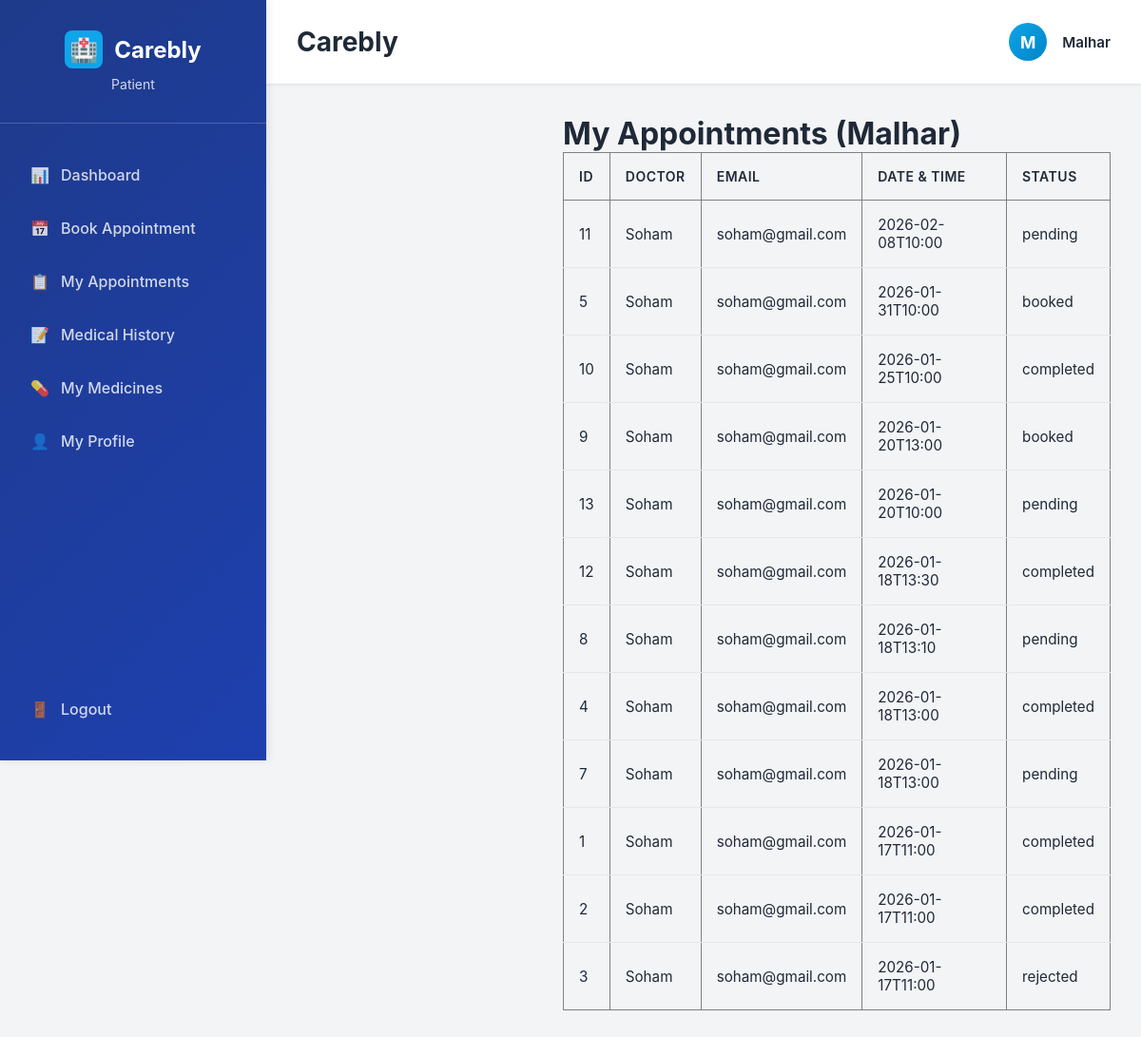
/appointments/patient (signed in), run on the app's committed database.
### tables this page shows
CREATE TABLE appointments (
    id         INTEGER PRIMARY KEY AUTOINCREMENT,
    doctor_id  INTEGER NOT NULL,
    patient_id INTEGER NOT NULL,
    date_time  TEXT NOT NULL,
    status     TEXT NOT NULL,   -- 'pending','booked','completed','rejected'
    FOREIGN KEY (doctor_id) REFERENCES users(id),
    FOREIGN KEY (patient_id) REFERENCES users(id)
);

CREATE TABLE users (
    id            INTEGER PRIMARY KEY AUTOINCREMENT,
    role          TEXT NOT NULL,              -- 'patient','doctor','admin'
    name          TEXT NOT NULL,
    email         TEXT NOT NULL UNIQUE,
    password      TEXT NOT NULL,
    status        TEXT NOT NULL DEFAULT 'active',
    age           INTEGER,
    gender        TEXT,
    blood_group   TEXT
);

### app.py (the view)
@app.route("/appointments/patient")
def patient_appointments():
    if "user_id" not in session or session["role"] != "patient":
        return redirect(url_for("login"))
    db = get_db()
    appts = db.execute(
        """
        SELECT a.id, a.date_time, a.status,
               u.name AS doctor_name, u.email AS doctor_email
        FROM appointments a
        JOIN users u ON a.doctor_id = u.id
        WHERE a.patient_id = ?
        ORDER BY a.date_time DESC
        """,
        (session["user_id"],),
    ).fetchall()
    return render_template(
        "patient_appointments.html",
        name=session["name"],
        appointments=appts,
    )

### app.py (called while the page is built)
def get_db():
    if "db" not in g:
        g.db = sqlite3.connect(DATABASE)
        g.db.row_factory = sqlite3.Row
    return g.db

### templates/patient_appointments.html
{% extends "base.html" %}
{% block content %}
<div class="main-content">
  <h1>My Appointments ({{ name }})</h1>
  {% if appointments %}
    <table border="1" cellpadding="6" cellspacing="0">
      <tr>
        <th>ID</th>
        <th>Doctor</th>
        <th>Email</th>
        <th>Date & Time</th>
        <th>Status</th>
      </tr>
      {% for a in appointments %}
        <tr>
          <td>{{ a.id }}</td>
          <td>{{ a.doctor_name }}</td>
          <td>{{ a.doctor_email }}</td>
          <td>{{ a.date_time }}</td>
          <td>{{ a.status }}</td>
        </tr>
      {% endfor %}
    </table>
  {% else %}
    <p>No appointments yet.</p>
  {% endif %}
</div>
{% endblock %}

### templates/base.html (shortened to what this page needs)
<!DOCTYPE html>
<html lang="en">
<head>
</head>
<body>
    <div class="container-main">
        <aside class="sidebar">
            <div class="sidebar-brand">
                <h1>
                    <div class="sidebar-brand-icon">🏥</div>
                    Carebly
                </h1>
                <p class="sidebar-role">
                    {% if session.get('role') == 'patient' %}Patient
                    {% elif session.get('role') == 'doctor' %}Doctor
                    {% elif session.get('role') == 'admin' %}Administrator
                    {% endif %}
                </p>
            </div>
            <ul class="sidebar-menu">
                {% if session.get('role') == 'patient' %}
                    <li><a href="{{ url_for('dashboard') }}" class="{% if request.endpoint == 'dashboard' %}active{% endif %}">
                        <span class="sidebar-menu-icon">📊</span> Dashboard
                    </a></li>
                    <li><a href="{{ url_for('book_appointment') }}">
                        <span class="sidebar-menu-icon">📅</span> Book Appointment
                    </a></li>
                    <li><a href="{{ url_for('patient_appointments') }}">
                        <span class="sidebar-menu-icon">📋</span> My Appointments
                    </a></li>
                    <li><a href="{{ url_for('patient_history') }}">
                        <span class="sidebar-menu-icon">📝</span> Medical History
                    </a></li>
                    <li><a href="{{ url_for('patient_medicines') }}">
                        <span class="sidebar-menu-icon">💊</span> My Medicines
                    </a></li>
                    <li><a href="">
                        <span class="sidebar-menu-icon">👤</span> My Profile
                    </a></li>
                {% endif %}
            </ul>
            <div class="sidebar-footer">
                <a href="{{ url_for('logout') }}">
                    <span class="sidebar-menu-icon">🚪</span> Logout
                </a>
            </div>
        </aside>
        <div class="main-content">
            <header class="header">
                <div class="header-title">{% block header_title %}Carebly{% endblock %}</div>
                <div class="header-user">
                    <div class="user-avatar">{{ session.get('name', 'U')[0].upper() }}</div>
                    <div class="user-name">{{ session.get('name', 'User') }}</div>
                </div>
            </header>
            <div class="content">
                {% block content %}{% endblock %}
            </div>
        </div>
    </div>
</body>
</html>

### templates/base.html (style rules this page uses)
* { margin: 0; padding: 0; box-sizing: border-box; }
:root { --primary-color: #0EA5E9; --primary-dark: #0284C7; --secondary-color: #1E40AF; --success-color: #10B981; --warning-color: #F59E0B; --danger-color: #EF4444; --light-gray: #F3F4F6; --border-gray: #E5E7EB; --text-dark: #1F2937; --text-light: #6B7280; --white: #FFFFFF; --sidebar-bg: #1E3A8A; --sidebar-hover: #1E40AF; }
body { font-family: -apple-system, BlinkMacSystemFont, 'Segoe UI', 'Roboto', 'Oxygen', 'Ubuntu', 'Cantarell', 'Fira Sans', 'Droid Sans', 'Helvetica Neue', sans-serif; background-color: var(--light-gray); color: var(--text-dark); }
.container-main { display: flex; min-height: 100vh; }
.sidebar { width: 280px; background: linear-gradient(135deg, var(--sidebar-bg) 0%, var(--secondary-color) 100%); color: var(--white); padding: 2rem 0; position: fixed; height: 100vh; overflow-y: auto; box-shadow: 2px 0 8px rgba(0, 0, 0, 0.1); }
.sidebar-brand { padding: 0 2rem 2rem; border-bottom: 1px solid rgba(255, 255, 255, 0.2); margin-bottom: 2rem; text-align: center; }
.sidebar-brand h1 { font-size: 1.5rem; font-weight: 700; display: flex; align-items: center; justify-content: center; gap: 0.75rem; }
.sidebar-brand-icon { width: 40px; height: 40px; background-color: var(--primary-color); border-radius: 8px; display: flex; align-items: center; justify-content: center; font-size: 1.5rem; }
.sidebar-role { font-size: 0.875rem; opacity: 0.8; margin-top: 0.5rem; }
.sidebar-menu { list-style: none; padding: 0 1rem; margin-bottom: 5rem; }
.sidebar-menu li { margin-bottom: 0.75rem; }
.sidebar-menu a { display: flex; align-items: center; gap: 0.75rem; padding: 0.75rem 1rem; color: rgba(255, 255, 255, 0.8); text-decoration: none; border-radius: 6px; transition: all 0.3s ease; font-weight: 500; }
.sidebar-menu-icon { width: 20px; height: 20px; display: flex; align-items: center; justify-content: center; }
.sidebar-footer { position: absolute; bottom: 2rem; width: 100%; padding: 0 1rem; }
.sidebar-footer a { display: flex; align-items: center; gap: 0.75rem; padding: 0.75rem 1rem; color: rgba(255, 255, 255, 0.8); text-decoration: none; border-radius: 6px; transition: all 0.3s ease; font-weight: 500; }
.main-content { margin-left: 280px; flex: 1; display: flex; flex-direction: column; }
.header { background-color: var(--white); padding: 1.5rem 2rem; box-shadow: 0 1px 3px rgba(0, 0, 0, 0.05); display: flex; justify-content: space-between; align-items: center; border-bottom: 1px solid var(--border-gray); }
.header-title { font-size: 1.75rem; font-weight: 700; color: var(--text-dark); }
.header-user { display: flex; align-items: center; gap: 1rem; }
.user-avatar { width: 40px; height: 40px; background: linear-gradient(135deg, var(--primary-color), var(--primary-dark)); border-radius: 50%; display: flex; align-items: center; justify-content: center; color: var(--white); font-weight: 700; font-size: 1.1rem; }
.user-name { font-weight: 600; color: var(--text-dark); font-size: 0.95rem; }
.content { padding: 2rem; flex: 1; overflow-y: auto; }
table { width: 100%; border-collapse: collapse; }
table th { padding: 1rem; text-align: left; font-weight: 600; font-size: 0.875rem; color: var(--text-dark); text-transform: uppercase; letter-spacing: 0.5px; }
table td { padding: 1rem; border-bottom: 1px solid var(--border-gray); font-size: 0.95rem; color: var(--text-dark); }
table tbody tr:last-child td { border-bottom: none; }

### data on the page
appointments: id "11", doctor_name "Soham", doctor_email "soham@gmail.com", date_time "2026-02-08T10:00", status "pending"
appointments: id "5", doctor_name "Soham", doctor_email "soham@gmail.com", date_time "2026-01-31T10:00", status "booked"
appointments: id "10", doctor_name "Soham", doctor_email "soham@gmail.com", date_time "2026-01-25T10:00", status "completed"
appointments: id "9", doctor_name "Soham", doctor_email "soham@gmail.com", date_time "2026-01-20T13:00", status "booked"
appointments: id "13", doctor_name "Soham", doctor_email "soham@gmail.com", date_time "2026-01-20T10:00", status "pending"
appointments: id "12", doctor_name "Soham", doctor_email "soham@gmail.com", date_time "2026-01-18T13:30", status "completed"
appointments: id "8", doctor_name "Soham", doctor_email "soham@gmail.com", date_time "2026-01-18T13:10", status "pending"
appointments: id "4", doctor_name "Soham", doctor_email "soham@gmail.com", date_time "2026-01-18T13:00", status "completed"
appointments: id "7", doctor_name "Soham", doctor_email "soham@gmail.com", date_time "2026-01-18T13:00", status "pending"
appointments: id "1", doctor_name "Soham", doctor_email "soham@gmail.com", date_time "2026-01-17T11:00", status "completed"
appointments: id "2", doctor_name "Soham", doctor_email "soham@gmail.com", date_time "2026-01-17T11:00", status "completed"
appointments: id "3", doctor_name "Soham", doctor_email "soham@gmail.com", date_time "2026-01-17T11:00", status "rejected"

### other printed values
{{ session.get('name', 'U')[0].upper() }} "M"
{{ session.get('name', 'User') }} "Malhar"
{{ name }} "Malhar"
